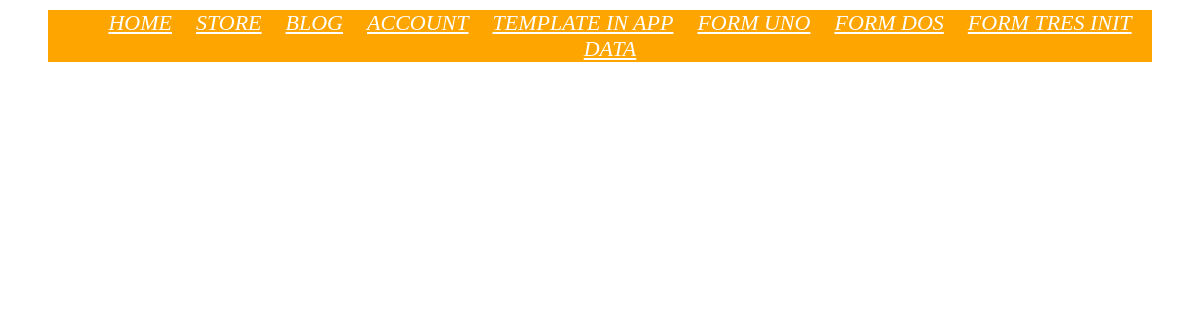
/courses/list/, run on an earlier commit of the app's database.
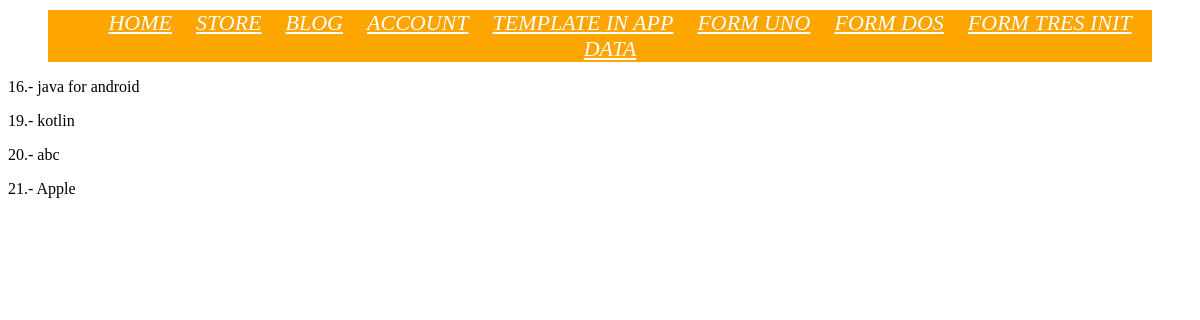
And on a later commit of the database.
### courses/models.py (models this page shows, shortened)
class Course(models.Model):
    title = models.CharField(max_length=20)

### courses/views.py (the view)
# urls.py: path('list/', CourseListView.as_view(), name='my_course_list'),
class CourseListView(View):
    template_name = 'course/course_list.html'
    queryset = Course.objects.all()
    def get_queryset(self):
        return self.queryset
    def get(self, request, *args, **kwargs):
        data = {
            'object_list': self.get_queryset(),
        }
        return render(request, self.template_name, data)

### courses/templates/course/course_list.html (shortened to what this page needs)
{% extends "main.html" %}
{% block content %}
{% for my_object in object_list %}
    <div>
        <p>{{ my_object.id }}.- {{ my_object.title }}</p>
    </div>
{% endfor %}
{% endblock %}

What changed in the data, as far as the page shows it:
added Course: id "16", title "java for android"
added Course: id "19", title "kotlin"
added Course: id "20", title "abc"
added Course: id "21", title "Apple"
